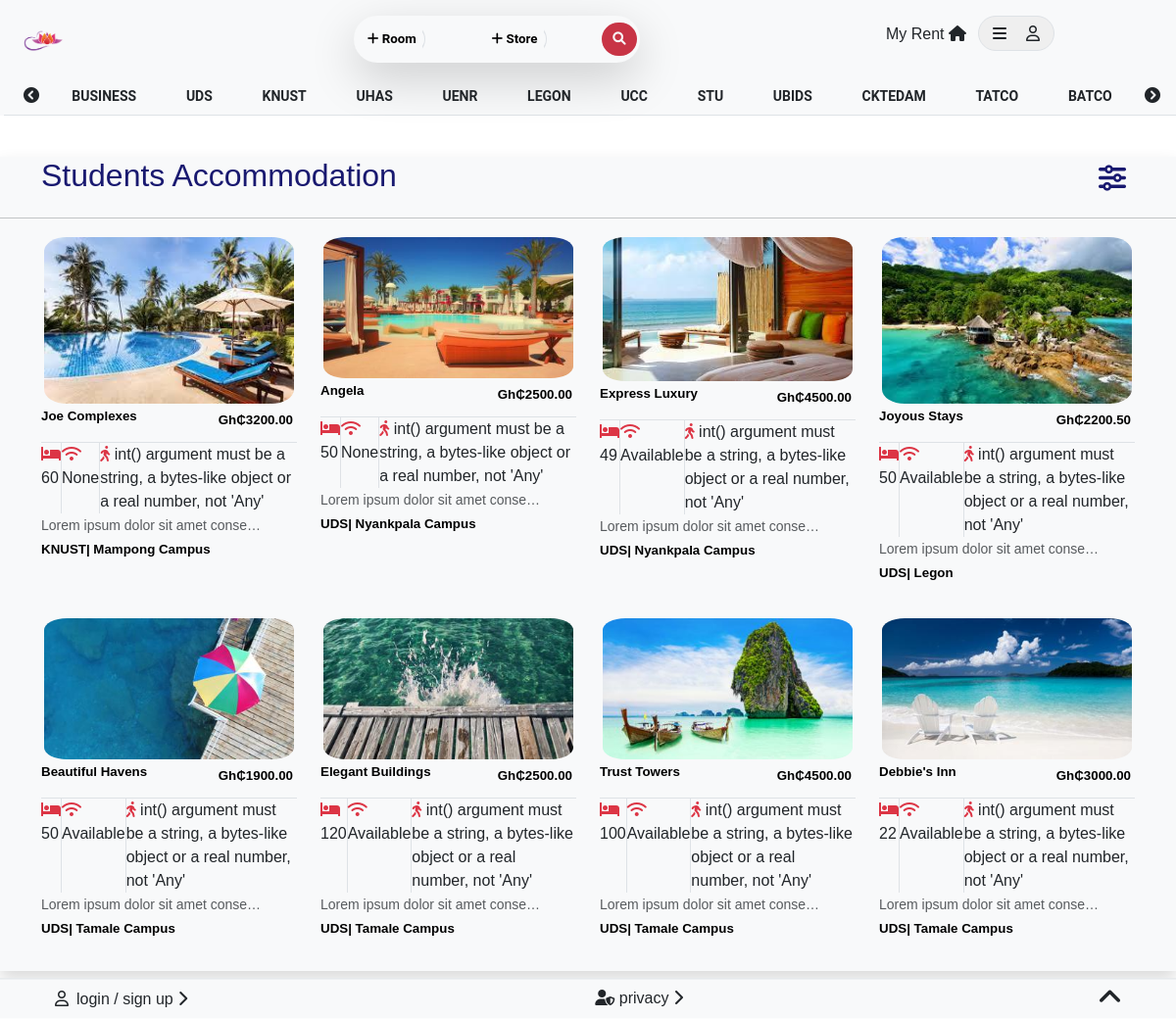
Page /rooms/ on the earlier database version.
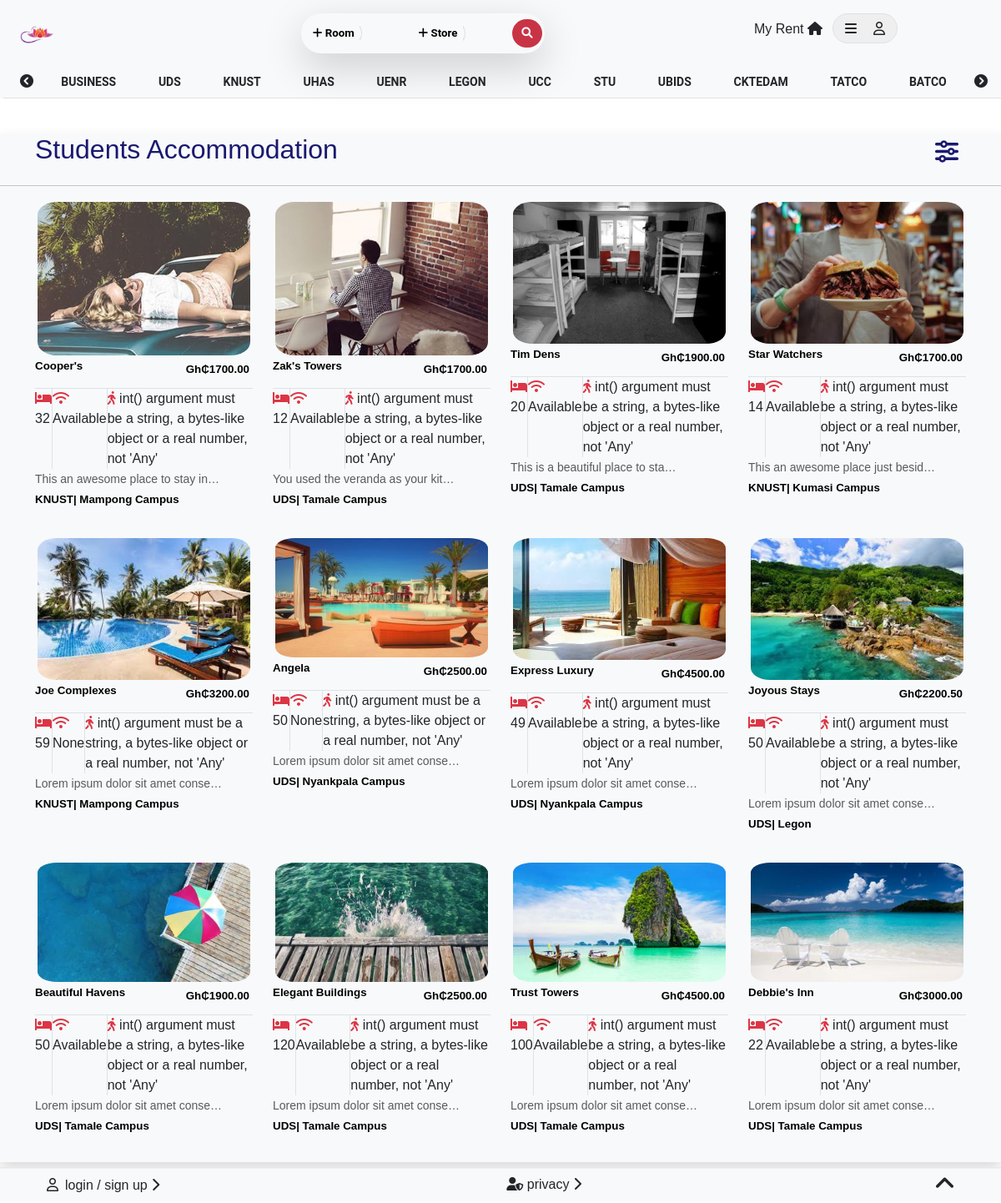
Same page on the later database version.
### hostels/models.py (models this page shows, shortened)
class Hostel(models.Model):
    owner_name = models.CharField(max_length=100, default='gunarcom')
    school = models.ForeignKey(School, on_delete=models.CASCADE)
    campus = models.CharField(max_length=100, default='Main Campus')
    hostel_name = models.CharField(max_length=50, default='unnamed hostel')
    contact = PhoneNumberField()
    image = models.ImageField(blank=True,
                              upload_to='static/images',
                              default=None)
    date_added = models.DateTimeField(default=timezone.now)
    no_of_rooms = models.PositiveIntegerField()
    hostel_coordinates = models.CharField(max_length=100)
    cost_per_room = models.DecimalField(max_digits=8, decimal_places=2)
    duration = models.PositiveIntegerField()
    amenities = MultiSelectField(choices=AMENITIES, max_choices=500, max_length=500)
    wifi = models.CharField(max_length=20)
    details = RichTextUploadingField()
    '''
    trimming images to an appropriate size before saving to the database
    '''
    '''
    a method to get the cost of a romm
    '''
    def get_cost(self):
        return self.cost_per_room
    '''
    calculating the distance of the hostel to the campus
    '''
    def get_dist(self):
        try:
            time_to_walk = calc_distance(hostel_coordinates=self.hostel_coordinates, school_coordinates=self.school.school_coordinates)
        except Exception as e:
            return e
        return time_to_walk

class School(models.Model):
    name = models.CharField(max_length=100)
    city = models.CharField(max_length=100)
    region = models.CharField(max_length=100)
    school_coordinates = models.CharField(max_length=100)
    '''
    return the name of the school
    '''

### hostels/views.py (the view)
# urls.py: path('rooms/', RoomsListView.as_view(), name='rooms'),
@method_decorator(csrf_exempt, name='dispatch')
class RoomsListView(ListView):
    model = Hostel
    context_object_name = 'hostels'
    template_name = 'hostels/rooms.html'
    slug_url_kwarg = 'pk'
    def get_queryset(self):
        if self.request.META.get('HTTP_X_REQUESTED_WITH') == 'XMLHttpRequest':
            school = self.request.GET.get('query')
            print(school)
            hosts = Hostel.objects.filter(school__name__icontains=school).order_by('-date_added')
            print(hosts)
            return hosts
        else:
            hostels = Hostel.objects.all().order_by('-date_added')
            return hostels

### hostels/distance.py (called while the page is built)
def calc_distance(hostel_coordinates, school_coordinates):
	lat, longi = school_coordinates.split(',')
	'''
	converting str points to float
	'''
	lat = float(lat)
	longi = float(longi)
	host_lat, host_longi = hostel_coordinates.split(',')
	host_lat = float(host_lat)
	host_longi = float(host_longi)
	geod = Geodesic.WGS84
	res = geod.Inverse(lat, longi, host_lat, host_longi)
	'''
	assume an average person walks 80m in a minute
	'''
	dist = res['s12']
	average_walking_time = int(dist / 80)
	return f'{average_walking_time} mins'

### hostels/templates/hostels/rooms.html (shortened to what this page needs)
{% extends 'hostels/base.html' %}
{% load static %}
{% block navbar %}
<section class="bg-light bg-onscroll fixed-top">
    <nav>
        <div class="container-fluid d-flex justify-content-between p-3 mx-1">
            <div class="col-md-1 d-flex align-items-center">
                <a href="{% url 'home' %}" class="nav-brand"><img src="{% static 'hostels/images/logo.png' %}" alt=""
                        class="img-fluid"></a>
            </div>
            <div class="col-md-5 col-lg-3 py-1 col-sm-12 d-flex justify-content-between bg-light shadow-lg nav-border">
                <button class="btn btn-sm btn-light border-end fw-bolder btn-border"><i class="fa-solid fa-plus"></i>
                    Room</button>
                <button class="btn btn-sm btn-light border-end fw-bolder btn-border"><i class="fa-solid fa-plus"></i>
                    Store</button>
                <button class="btn btn-sm btn-pink btn-border"><i
                        class="fa-solid fa-magnifying-glass text-light"></i></button>
            </div>
            <div class="col-3 d-none d-lg-block d-sm-block d-flex justify-content-between">
                <a href="{% url 'booking-details' %}" class="text-dark mx-2">My Rent <span><i class="fa-solid fa-house"></i></span></a>
                <button class="nav-border text-dark border btn-sm" id="account">
                    <span><i class="fa-solid fa-bars m-2"></i>
                        <i class="fa-regular fa-user m-2"></i></span>
                </button>
            </div>
        </div>
    </nav>
    <div class="container-fluid mx-1 border-bottom">
        <div class="d-flex align-items-center">
            <div class="flex-shrink-0">
                <a href="#javascript(void)" class="btn-left btn-link p-2 toggle text-dark"><i
                        class="fa-solid fa-circle-chevron-left"></i></a>
            </div>
            <div class="flex-grow-1 w-100 o-hidden">
                <ul
                    class="nav nav-fill text-uppercase small position-relative flex-nowrap text-dark font-color fw-bolder">
                    <li class="nav-item">
                        <input class="nav-link fw-bold text-uppercase text-dark" type="button" name="business"
                            value="business" id="business">
                    </li>
                    <li class="nav-item">
                        <input class="nav-link fw-bold text-uppercase text-dark" type="button" name="uds" value="uds"
                            id="uds">
                    </li>
                    <li class="nav-item">
                        <input class="nav-link fw-bold text-uppercase text-dark" type="button" name="knust"
                            value="knust" id="knust">
                    </li>
                    <li class="nav-item">
                        <input class="nav-link fw-bold text-uppercase text-dark" type="button" name="uhas" value="uhas"
                            id="uhas">
                    </li>
                    <li class="nav-item">
                        <input class="nav-link fw-bold text-uppercase text-dark" type="button" name="uenr" value="uenr"
                            id="uenr">
                    </li>
                    <li class="nav-item">
                        <input class="nav-link fw-bold text-uppercase text-dark" type="button" name="legon"
                            value="legon" id="legon">
                    </li>
                    <li class="nav-item">
                        <input class="nav-link fw-bold text-uppercase text-dark" type="button" name="ucc" value="ucc"
                            id="ucc">
                    </li>
                    <li class="nav-item">
                        <input class="nav-link fw-bold text-uppercase text-dark" type="button" name="stu" value="stu"
                            id="stu">
                    </li>
                    <li class="nav-item">
                        <input class="nav-link fw-bold text-uppercase text-dark" type="button" name="ubids"
                            value="ubids" id="ubids">
                    </li>
                    <li class="nav-item">
                        <input class="nav-link fw-bold text-uppercase text-dark" type="button" name="cktedam"
                            value="cktedam" id="cktedam">
                    </li>
                    <li class="nav-item">
                        <input class="nav-link fw-bold text-uppercase text-dark" type="button" name="tatco"
                            value="tatco" id="tatco">
                    </li>
                    <li class="nav-item">
                        <input class="nav-link fw-bold text-uppercase text-dark" type="button" name="batco"
                            value="batco" id="batco">
                    </li>
                </ul>
            </div>
            <div class="flex-shrink-0">
                <a href="#javascript(void)" class="btn-right btn-link toggle p-2 text-dark"><i
                        class="fa-solid fa-circle-chevron-right"></i></a>
            </div>
        </div>
    </div>
</section>
{% endblock navbar %}
{% block content %}
<section class="room-mt bg-light shadow">
    <div class="container d-flex justify-content-between align-items-center">
        <h2 class="text-capitalize mb-2">Students accommodation</h2>
        <button class="btn btn-sm btn-outline h7 py-1" role="button" type="button"><i
                class="fa-solid fa-sliders fa-2x"></i></button>
    </div>
    <hr>
    <div class="container">
        <div class="row d-flex justify-content-between sm-margin">
            {% for hostel in hostels %}
            <div class="col-md-6 col-lg-3 mb-3" data-aos="fade-up">
                <a href="{% url 'hostel-detail' hostel.pk %}" target="_blank"><img src="{{hostel.image.url}}"
                        alt="{{hostel.hostel_name}}" class="img-fluid round">
                    <div class="d-flex justify-content-between">
                        <p class="text-capitalize text-color">{{hostel.hostel_name}}</p>
                        <span class="p-1 text-color">Gh₵{{hostel.get_cost}}</span>
                    </div>
                    <div class="d-flex justify-content-between border-top">
                        <span class="border-end text-dark"><i class="fa-solid fa-bed text-danger"></i>
                            {{hostel.no_of_rooms}}</span>
                        <span class="border-end text-dark"><i class="fa-solid fa-wifi text-danger"></i>
                            {{hostel.wifi}}</span>
                        <span class="text-dark"><i class="fa-solid fa-person-walking text-danger"></i>
                            {{hostel.get_dist}}</span>
                    </div>
                    <small class="text-muted">{{hostel.details|safe|truncatechars:36}}</small>
                    <span class="d-block"><small class="text-color pt-2 text-capitalize mb-1">{{hostel.school.name}}| {{hostel.campus}}</small></span>
                </a>
            </div>
            {% empty %}
            <section>
                <div class="container">
                    <p class="text-dark fw-bold">No hostel available yet. Check back in a few days</p>
                </div>
            </section>
            {% endfor %}
        </div>
    </div>
</section>
{% endblock %}
{% block footer %}
<section
    class="border-top d-flex justify-content-between align-items-center px-sm-2 px-md-5 mt-2 footer-position bg-light">
    <a href="{% url 'login' %}" class="text-dark"><i class="fa-regular fa-user m-2"></i>login / sign up <i
            class="fa-solid fa-chevron-right"></i></a>
    <a href="{% url 'privacy' %}" class="text-dark"><i class="fa-solid fa-user-shield"></i> privacy <i
            class="fa-solid fa-chevron-right"></i></a>
    <button class="btn btn-sm text-dark" id="footer" onclick="toggleContent()"><i
            class="fa-solid fa-angle-up fa-2x"></i></button>
</section>
{% endblock footer %}

### hostels/templates/hostels/base.html (shortened to what this page needs)
{% load static %}
<!DOCTYPE html>
<html lang="en">
  <head>
    <link
      rel="stylesheet"
      href="https://cdnjs.cloudflare.com/ajax/libs/font-awesome/6.0.0-beta3/css/all.min.css"
    />
    <link
      href="https://cdn.jsdelivr.net/npm/bootstrap@5.3.0-alpha3/dist/css/bootstrap.min.css"
      rel="stylesheet"
    />
    <link href="{% static 'hostels/css/animate.min.css' %}" rel="stylesheet" />
    <link href="{% static 'hostels/css/aos.css' %}" rel="stylesheet" />
    <link href="{% static 'hostels/css/style.css' %}" rel="stylesheet" />
  </head>
  <body>
    {% block navbar %}{% endblock navbar %}
    {% block content %} {% endblock %}
    {% block footer %}{% endblock footer %}
  </body>
</html>

### static/hostels/css/style.css (style rules this page uses)
html { scroll-behavior: smooth; }
body, html, a { text-decoration: none; font-family: 'Roboto', sans-serif; list-style-type: none; }
h1, h2, h3, h4, h5, h6,.h7, a { color: #191970; font-family: 'Ubuntu', sans-serif; }
.nav-border button { font-size: smaller; }
.room-mt { margin-top: 10em; }
.sec-bg h1, p { color: white; }
nav img { width: 50px; }
.nav-border, .nav-border .btn-border { border: solid transparent; border-radius: 12rem; }
.btn-pink { background-color: #c83445; border: solid transparent; border-radius: 10%; }
.round { border: solid transparent; border-radius: 10%; object-fit: scale-down; }
.o-hidden { overflow: hidden; }
.nav { transition: transform 0.4s; transform: translateX(50%); left: -50%; }
.footer-position { position: sticky; bottom: 0.1%; }
.text-color { color: black; font-size: smaller; font-weight: bolder; }

Differences in the rows shown:
added Hostel: image (picture), hostel_name "Cooper's", get_cost "1700.00", no_of_rooms "32", wifi "Available", get_dist "int() argument must be a string, a bytes-like object or a real number, not 'Any'", details "This an awesome place to stay in…", school.name "KNUST", campus "Mampong Campus"
added Hostel: image (picture), hostel_name "Zak's Towers", get_cost "1700.00", no_of_rooms "12", wifi "Available", get_dist "int() argument must be a string, a bytes-like object or a real number, not 'Any'", details "You used the veranda as your kit…", school.name "UDS", campus "Tamale Campus"
added Hostel: image (picture), hostel_name "Tim Dens", get_cost "1900.00", no_of_rooms "20", wifi "Available", get_dist "int() argument must be a string, a bytes-like object or a real number, not 'Any'", details "This is a beautiful place to sta…", school.name "UDS", campus "Tamale Campus"
added Hostel: image (picture), hostel_name "Star Watchers", get_cost "1700.00", no_of_rooms "14", wifi "Available", get_dist "int() argument must be a string, a bytes-like object or a real number, not 'Any'", details "This an awesome place just besid…", school.name "KNUST", campus "Kumasi Campus"
changed Hostel "Joe Complexes": no_of_rooms "60" → "59"
